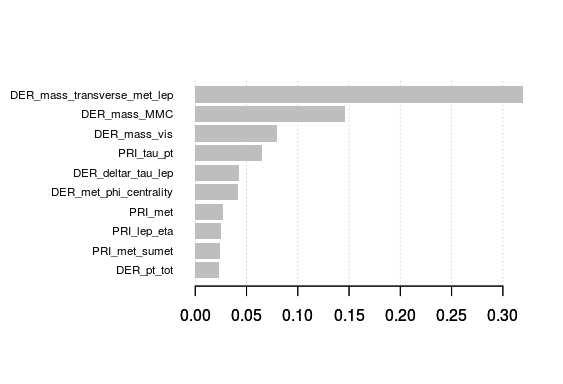

Source code (R):
#check for, install and load packages
if(!require(xgboost)) install.packages("xgboost",repos=c("http://rstudio.org/_packages", "http://cran.rstudio.com"))
library(xgboost)
if(!require(doParallel)) install.packages("doParallel")
library(doParallel)
if(!require(methods)) install.packages("methods")
library(methods)
if(!require(caret)) install.packages("caret")
library(caret)

#register parallel backend
cl<-makeCluster(detectCores())
registerDoParallel(cl)
getDoParWorkers()

#declare test size (needed for scaling weights)
testsize<-550000

#read training data
xtrain<-read.csv(file.choose(), header=TRUE)

#convert label to number because xgboost works with numbers for class labels
xtrain[33]<-xtrain[33]=="s"
label<- as.numeric(xtrain[[33]])

#store training data into a matrix (as xgb.Dmatrix requires a matrix object)
data<-as.matrix(xtrain[2:31])

#scale weights for each observation (this is important if ams is the metric used)
weight <- as.numeric(xtrain[[32]])*testsize/length(label)

#find class weights
sumpos<-sum(weight*(label==1.0))
sumneg<-sum(weight*(label==0.0))

#create xgb.Dmatrix object for training
xgmat<-xgb.DMatrix(data, label=label, weight=weight, missing=-999.0)

#create matrix to store tuning values
etatunevec=c(0.01,0.05,0.1)
maxdtunevec=c(3,4,5,6,7,8)
tuneresults<-matrix(0,length(etatunevec)*length(maxdtunevec),4)

#train via crossvalidation over the tuning grid
for(i in 1:length(etatunevec)){
  for(j in 1:length(maxdtunevec)){
    
    #create parameter list
    param<-list("objective"="binary:logitraw", #logitraw because easier to rank before sigmoid has been applied
                "scale_pos_weight"=sumneg/sumpos, #class weights
                "bst:eta"=etatunevec[i],
                "bst:max_depth"=maxdtunevec[j],
                "eval_metric"="auc", #auc metric because obvious class imbalance
                "silent"=1,
                "nthread"=4)
    
    #create watchlist
    watchlist<-list("train"=xgmat)
    
    #declare number of trees
    nround=12/etatunevec[i]
    
    #implement cross validation
    model.cv<-xgb.cv(param, xgmat, nround, nfold=8, showsd=1, metrics="auc")
    tuneresults[(i-1)*length(maxdtunevec)+j,1]=etatunevec[i]
    tuneresults[(i-1)*length(maxdtunevec)+j,2]=maxdtunevec[j]
    tuneresults[(i-1)*length(maxdtunevec)+j,3]=model.cv$train.auc.mean[nround]
    tuneresults[(i-1)*length(maxdtunevec)+j,4]=model.cv$test.auc.mean[nround]
    
  }
}

#convert tuneresults to data frame
tuneresults<-data.frame(tuneresults)
names(tuneresults)=c("eta","max_depth","train_auc","test_auc")

#choose best parameters
best_eta=tuneresults$eta[tuneresults$test_auc==max(tuneresults$test_auc)]
best_maxd=tuneresults$max_depth[tuneresults$test_auc==max(tuneresults$test_auc)]
print(paste("The best parameters are eta =", best_eta, "and max_depth =", best_maxd))


#train final model based on best parameters
#create parameter list
param<-list("objective"="binary:logitraw",
            "scale_pos_weight"=sumneg / sumpos,
            "bst:eta"=best_eta,
            "bst:max_depth"=best_maxd,
            "eval_metric"="auc",
            "silent"=1,
            "nthread"=4)

#create watchlist
watchlist<-list("train" = xgmat)

#declare number of trees
nround=12/best_eta

#train final model on best parameters
model_xgboost<-xgb.train(param, xgmat, nround, watchlist)

#get the feature names
names<-dimnames(data)[[2]]

#find important features
importance_matrix<-xgb.importance(names, model=model)

#display 10 most important features
xgb.plot.importance(importance_matrix[1:10,])

#plot first decision tree (just out of curiousity)
xgb.plot.tree(feature_names=names, model=model, n_first_tree=1)

#read test data
xtest<-read.csv(file.choose(), header=TRUE)
data<-as.matrix(xtest[2:31])
idx<-xtest[[1]]
xgmat<-xgb.DMatrix(data, missing=-999.0)

#predict using final model
ypred<-predict(model, xgmat)

#rank by pre-sigmoid scores (since the kaggle evaluation requires ranking)
rorder<-rank(ypred, ties.method="first")

#choose a threshold
threshold<-0.15

#apply threshold
ntop<-length(rorder)-as.integer(threshold*length(rorder))
plabel<-ifelse(rorder>ntop, 1, 0)

#store in format required by kaggle
outdata<-data.frame("EventId"=idx,
                    "RankOrder"=rorder,
                    "Class"=plabel)
write.csv(outdata, file="xgboost.pred.csv", quote=FALSE, row.names=FALSE)

#THIS TUNED MDOEL PRODUCES AN AMS SCORE OF AROUND 3.7, WHICH IS AROUND RANK 80/2000 ON KAGGLE
